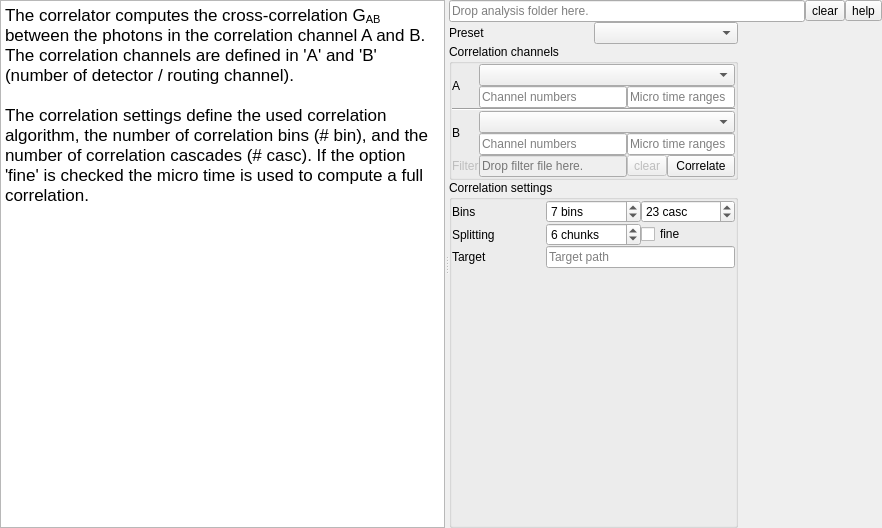
<?xml version="1.0" encoding="UTF-8"?>
<ui version="4.0">
 <class>Form</class>
 <widget class="QWidget" name="Form">
  <property name="geometry">
   <rect>
    <x>0</x>
    <y>0</y>
    <width>882</width>
    <height>528</height>
   </rect>
  </property>
  <property name="sizePolicy">
   <sizepolicy hsizetype="Fixed" vsizetype="Preferred">
    <horstretch>0</horstretch>
    <verstretch>0</verstretch>
   </sizepolicy>
  </property>
  <property name="windowTitle">
   <string>Form</string>
  </property>
  <layout class="QVBoxLayout" name="verticalLayout">
   <property name="spacing">
    <number>0</number>
   </property>
   <property name="leftMargin">
    <number>0</number>
   </property>
   <property name="topMargin">
    <number>0</number>
   </property>
   <property name="rightMargin">
    <number>0</number>
   </property>
   <property name="bottomMargin">
    <number>0</number>
   </property>
   <item>
    <widget class="QSplitter" name="splitter">
     <property name="orientation">
      <enum>Qt::Horizontal</enum>
     </property>
     <widget class="QTextEdit" name="textEdit">
      <property name="html">
       <string>&lt;!DOCTYPE HTML PUBLIC &quot;-//W3C//DTD HTML 4.0//EN&quot; &quot;http://www.w3.org/TR/REC-html40/strict.dtd&quot;&gt;
&lt;html&gt;&lt;head&gt;&lt;meta name=&quot;qrichtext&quot; content=&quot;1&quot; /&gt;&lt;style type=&quot;text/css&quot;&gt;
p, li { white-space: pre-wrap; }
&lt;/style&gt;&lt;/head&gt;&lt;body style=&quot; font-family:'MS Shell Dlg 2'; font-size:8.25pt; font-weight:400; font-style:normal;&quot;&gt;
&lt;p style=&quot; margin-top:0px; margin-bottom:0px; margin-left:0px; margin-right:0px; -qt-block-indent:0; text-indent:0px;&quot;&gt;&lt;span style=&quot; font-family:'.AppleSystemUIFont'; font-size:13pt;&quot;&gt;The correlator computes the cross-correlation G&lt;/span&gt;&lt;span style=&quot; font-family:'.AppleSystemUIFont'; font-size:13pt; vertical-align:sub;&quot;&gt;AB&lt;/span&gt;&lt;span style=&quot; font-family:'.AppleSystemUIFont'; font-size:13pt;&quot;&gt; between the photons in the correlation channel A and B. The correlation channels are defined in 'A' and 'B' (number of detector / routing channel).&lt;/span&gt;&lt;/p&gt;
&lt;p style=&quot;-qt-paragraph-type:empty; margin-top:0px; margin-bottom:0px; margin-left:0px; margin-right:0px; -qt-block-indent:0; text-indent:0px; font-family:'.AppleSystemUIFont'; font-size:13pt;&quot;&gt;&lt;br /&gt;&lt;/p&gt;
&lt;p style=&quot; margin-top:0px; margin-bottom:0px; margin-left:0px; margin-right:0px; -qt-block-indent:0; text-indent:0px;&quot;&gt;&lt;span style=&quot; font-family:'.AppleSystemUIFont'; font-size:13pt;&quot;&gt;The correlation settings define the used correlation algorithm, the number of correlation bins (# bin), and the number of correlation cascades (# casc). If the option 'fine' is checked the micro time is used to compute a full correlation.&lt;/span&gt;&lt;/p&gt;&lt;/body&gt;&lt;/html&gt;</string>
      </property>
     </widget>
     <widget class="QWidget" name="widget" native="true">
      <layout class="QGridLayout" name="gridLayout">
       <property name="leftMargin">
        <number>0</number>
       </property>
       <property name="topMargin">
        <number>0</number>
       </property>
       <property name="rightMargin">
        <number>0</number>
       </property>
       <property name="bottomMargin">
        <number>0</number>
       </property>
       <property name="spacing">
        <number>0</number>
       </property>
       <item row="1" column="0" colspan="2">
        <layout class="QHBoxLayout" name="horizontalLayoutPreset">
         <item>
          <widget class="QLabel" name="label_preset">
           <property name="text">
            <string>Preset</string>
           </property>
          </widget>
         </item>
         <item>
          <widget class="QComboBox" name="comboBox_fcs_preset"/>
         </item>
        </layout>
       </item>
       <item row="2" column="0" colspan="2">
        <widget class="QGroupBox" name="groupBox_2">
         <property name="title">
          <string>Correlation channels</string>
         </property>
         <layout class="QGridLayout" name="gridLayout_2">
          <property name="leftMargin">
           <number>0</number>
          </property>
          <property name="topMargin">
           <number>0</number>
          </property>
          <property name="rightMargin">
           <number>0</number>
          </property>
          <property name="bottomMargin">
           <number>0</number>
          </property>
          <property name="spacing">
           <number>0</number>
          </property>
          <item row="3" column="0" rowspan="2">
           <widget class="QLabel" name="label_4">
            <property name="sizePolicy">
             <sizepolicy hsizetype="Minimum" vsizetype="Preferred">
              <horstretch>0</horstretch>
              <verstretch>0</verstretch>
             </sizepolicy>
            </property>
            <property name="text">
             <string>B</string>
            </property>
           </widget>
          </item>
          <item row="5" column="2">
           <widget class="QToolButton" name="toolButton_2">
            <property name="enabled">
             <bool>false</bool>
            </property>
            <property name="text">
             <string>clear</string>
            </property>
           </widget>
          </item>
          <item row="0" column="1" colspan="3">
           <widget class="QComboBox" name="comboBox"/>
          </item>
          <item row="1" column="1">
           <widget class="QLineEdit" name="lineEdit">
            <property name="sizePolicy">
             <sizepolicy hsizetype="Expanding" vsizetype="Fixed">
              <horstretch>0</horstretch>
              <verstretch>0</verstretch>
             </sizepolicy>
            </property>
            <property name="text">
             <string/>
            </property>
            <property name="placeholderText">
             <string>Channel numbers</string>
            </property>
           </widget>
          </item>
          <item row="0" column="0" rowspan="2">
           <widget class="QLabel" name="label_3">
            <property name="sizePolicy">
             <sizepolicy hsizetype="Minimum" vsizetype="Preferred">
              <horstretch>0</horstretch>
              <verstretch>0</verstretch>
             </sizepolicy>
            </property>
            <property name="text">
             <string>A</string>
            </property>
           </widget>
          </item>
          <item row="4" column="2" colspan="2">
           <widget class="QLineEdit" name="lineEdit_7">
            <property name="toolTip">
             <string>Microtime ranges for channel B: use start:end or start-end; separate multiple ranges with ';' or ','; negative values allowed.</string>
            </property>
            <property name="placeholderText">
             <string>Micro time ranges</string>
            </property>
           </widget>
          </item>
          <item row="5" column="3">
           <widget class="QToolButton" name="toolButton_3">
            <property name="sizePolicy">
             <sizepolicy hsizetype="Minimum" vsizetype="Minimum">
              <horstretch>0</horstretch>
              <verstretch>0</verstretch>
             </sizepolicy>
            </property>
            <property name="text">
             <string>Correlate</string>
            </property>
           </widget>
          </item>
          <item row="3" column="1" colspan="3">
           <widget class="QComboBox" name="comboBox_2"/>
          </item>
          <item row="4" column="1">
           <widget class="QLineEdit" name="lineEdit_2">
            <property name="placeholderText">
             <string>Channel numbers</string>
            </property>
           </widget>
          </item>
          <item row="1" column="2" colspan="2">
           <widget class="QLineEdit" name="lineEdit_6">
            <property name="toolTip">
             <string>Microtime ranges for channel A: use start:end or start-end; separate multiple ranges with ';' or ','; negative values allowed.</string>
            </property>
            <property name="placeholderText">
             <string>Micro time ranges</string>
            </property>
           </widget>
          </item>
          <item row="5" column="0">
           <widget class="QLabel" name="label_2">
            <property name="enabled">
             <bool>false</bool>
            </property>
            <property name="sizePolicy">
             <sizepolicy hsizetype="Minimum" vsizetype="Preferred">
              <horstretch>0</horstretch>
              <verstretch>0</verstretch>
             </sizepolicy>
            </property>
            <property name="text">
             <string>Filter</string>
            </property>
           </widget>
          </item>
          <item row="5" column="1">
           <widget class="QLineEdit" name="lineEdit_4">
            <property name="enabled">
             <bool>false</bool>
            </property>
            <property name="readOnly">
             <bool>true</bool>
            </property>
            <property name="placeholderText">
             <string>Drop filter file here.</string>
            </property>
           </widget>
          </item>
          <item row="2" column="0" colspan="4">
           <widget class="Line" name="line">
            <property name="orientation">
             <enum>Qt::Horizontal</enum>
            </property>
           </widget>
          </item>
         </layout>
        </widget>
       </item>
       <item row="1" column="2" rowspan="3">
        <widget class="QWidget" name="widget_2" native="true">
         <property name="sizePolicy">
          <sizepolicy hsizetype="Preferred" vsizetype="Expanding">
           <horstretch>0</horstretch>
           <verstretch>0</verstretch>
          </sizepolicy>
         </property>
         <layout class="QVBoxLayout" name="verticalLayout_3">
          <property name="spacing">
           <number>0</number>
          </property>
          <property name="leftMargin">
           <number>0</number>
          </property>
          <property name="topMargin">
           <number>0</number>
          </property>
          <property name="rightMargin">
           <number>0</number>
          </property>
          <property name="bottomMargin">
           <number>0</number>
          </property>
          <item>
           <layout class="QVBoxLayout" name="verticalLayout_2"/>
          </item>
         </layout>
        </widget>
       </item>
       <item row="3" column="0" colspan="2">
        <widget class="QGroupBox" name="groupBox_3">
         <property name="title">
          <string>Correlation settings</string>
         </property>
         <layout class="QGridLayout" name="gridLayout_3">
          <property name="leftMargin">
           <number>0</number>
          </property>
          <property name="topMargin">
           <number>0</number>
          </property>
          <property name="rightMargin">
           <number>0</number>
          </property>
          <property name="bottomMargin">
           <number>0</number>
          </property>
          <property name="spacing">
           <number>0</number>
          </property>
          <item row="3" column="0">
           <widget class="QLabel" name="label">
            <property name="text">
             <string>Bins</string>
            </property>
           </widget>
          </item>
          <item row="4" column="0">
           <widget class="QLabel" name="label_5">
            <property name="text">
             <string>Splitting</string>
            </property>
           </widget>
          </item>
          <item row="3" column="1">
           <widget class="QSpinBox" name="spinBox_2">
            <property name="suffix">
             <string> bins</string>
            </property>
            <property name="minimum">
             <number>1</number>
            </property>
            <property name="maximum">
             <number>9999</number>
            </property>
            <property name="value">
             <number>7</number>
            </property>
           </widget>
          </item>
          <item row="3" column="2">
           <widget class="QSpinBox" name="spinBox_3">
            <property name="sizePolicy">
             <sizepolicy hsizetype="Minimum" vsizetype="Fixed">
              <horstretch>0</horstretch>
              <verstretch>0</verstretch>
             </sizepolicy>
            </property>
            <property name="suffix">
             <string> casc</string>
            </property>
            <property name="minimum">
             <number>1</number>
            </property>
            <property name="value">
             <number>23</number>
            </property>
           </widget>
          </item>
          <item row="5" column="0">
           <widget class="QLabel" name="label_8">
            <property name="text">
             <string>Target</string>
            </property>
           </widget>
          </item>
          <item row="4" column="1">
           <widget class="QSpinBox" name="spinBox">
            <property name="suffix">
             <string> chunks</string>
            </property>
            <property name="minimum">
             <number>1</number>
            </property>
            <property name="maximum">
             <number>9999</number>
            </property>
            <property name="value">
             <number>6</number>
            </property>
           </widget>
          </item>
          <item row="4" column="2">
           <widget class="QCheckBox" name="checkBox_2">
            <property name="sizePolicy">
             <sizepolicy hsizetype="Minimum" vsizetype="Fixed">
              <horstretch>0</horstretch>
              <verstretch>0</verstretch>
             </sizepolicy>
            </property>
            <property name="text">
             <string>fine</string>
            </property>
           </widget>
          </item>
          <item row="5" column="1" colspan="2">
           <widget class="QLineEdit" name="lineEdit_5">
            <property name="placeholderText">
             <string>Target path</string>
            </property>
           </widget>
          </item>
          <!-- Spacer to keep Correlation settings widgets packed towards the top -->
          <item row="6" column="0" colspan="3">
           <spacer name="verticalSpacer_corrSettings">
            <property name="orientation">
             <enum>Qt::Vertical</enum>
            </property>
            <property name="sizeHint" stdset="0">
             <size>
              <width>20</width>
              <height>40</height>
             </size>
            </property>
           </spacer>
          </item>
         </layout>
        </widget>
       </item>
       <item row="3" column="1">
        <spacer name="verticalSpacer">
         <property name="orientation">
          <enum>Qt::Vertical</enum>
         </property>
         <property name="sizeHint" stdset="0">
          <size>
           <width>20</width>
           <height>323</height>
          </size>
         </property>
        </spacer>
       </item>
       <item row="0" column="0" colspan="3">
        <layout class="QHBoxLayout" name="horizontalLayout">
         <item>
          <widget class="QLineEdit" name="lineEdit_3">
           <property name="dragEnabled">
            <bool>true</bool>
           </property>
           <property name="readOnly">
            <bool>true</bool>
           </property>
           <property name="placeholderText">
            <string>Drop analysis folder here.</string>
           </property>
          </widget>
         </item>
         <item>
          <widget class="QToolButton" name="toolButton_4">
           <property name="text">
            <string>clear</string>
           </property>
          </widget>
         </item>
         <item>
          <widget class="QToolButton" name="toolButton">
           <property name="text">
            <string>help</string>
           </property>
           <property name="checkable">
            <bool>true</bool>
           </property>
           <property name="checked">
            <bool>false</bool>
           </property>
          </widget>
         </item>
        </layout>
       </item>
      </layout>
     </widget>
    </widget>
   </item>
  </layout>
  <action name="actionUpdate_ouput_path">
   <property name="text">
    <string>Update ouput path</string>
   </property>
  </action>
 </widget>
 <tabstops>
  <tabstop>lineEdit_3</tabstop>
  <tabstop>toolButton_4</tabstop>
  <tabstop>lineEdit</tabstop>
  <tabstop>lineEdit_2</tabstop>
  <tabstop>toolButton_3</tabstop>
  <tabstop>lineEdit_6</tabstop>
  <tabstop>lineEdit_7</tabstop>
  <tabstop>lineEdit_4</tabstop>
  <tabstop>toolButton_2</tabstop>
  <tabstop>spinBox_2</tabstop>
  <tabstop>spinBox_3</tabstop>
  <tabstop>spinBox</tabstop>
  <tabstop>checkBox_2</tabstop>
  <tabstop>lineEdit_5</tabstop>
  <tabstop>textEdit</tabstop>
 </tabstops>
 <resources/>
 <connections>
  <connection>
   <sender>toolButton</sender>
   <signal>toggled(bool)</signal>
   <receiver>textEdit</receiver>
   <slot>setVisible(bool)</slot>
   <hints>
    <hint type="sourcelabel">
     <x>539</x>
     <y>21</y>
    </hint>
    <hint type="destinationlabel">
     <x>135</x>
     <y>156</y>
    </hint>
   </hints>
  </connection>
  <connection>
   <sender>lineEdit</sender>
   <signal>returnPressed()</signal>
   <receiver>actionUpdate_ouput_path</receiver>
   <slot>trigger()</slot>
   <hints>
    <hint type="sourcelabel">
     <x>557</x>
     <y>55</y>
    </hint>
    <hint type="destinationlabel">
     <x>-1</x>
     <y>-1</y>
    </hint>
   </hints>
  </connection>
  <connection>
   <sender>lineEdit_2</sender>
   <signal>returnPressed()</signal>
   <receiver>actionUpdate_ouput_path</receiver>
   <slot>trigger()</slot>
   <hints>
    <hint type="sourcelabel">
     <x>557</x>
     <y>76</y>
    </hint>
    <hint type="destinationlabel">
     <x>-1</x>
     <y>-1</y>
    </hint>
   </hints>
  </connection>
 </connections>
</ui>
